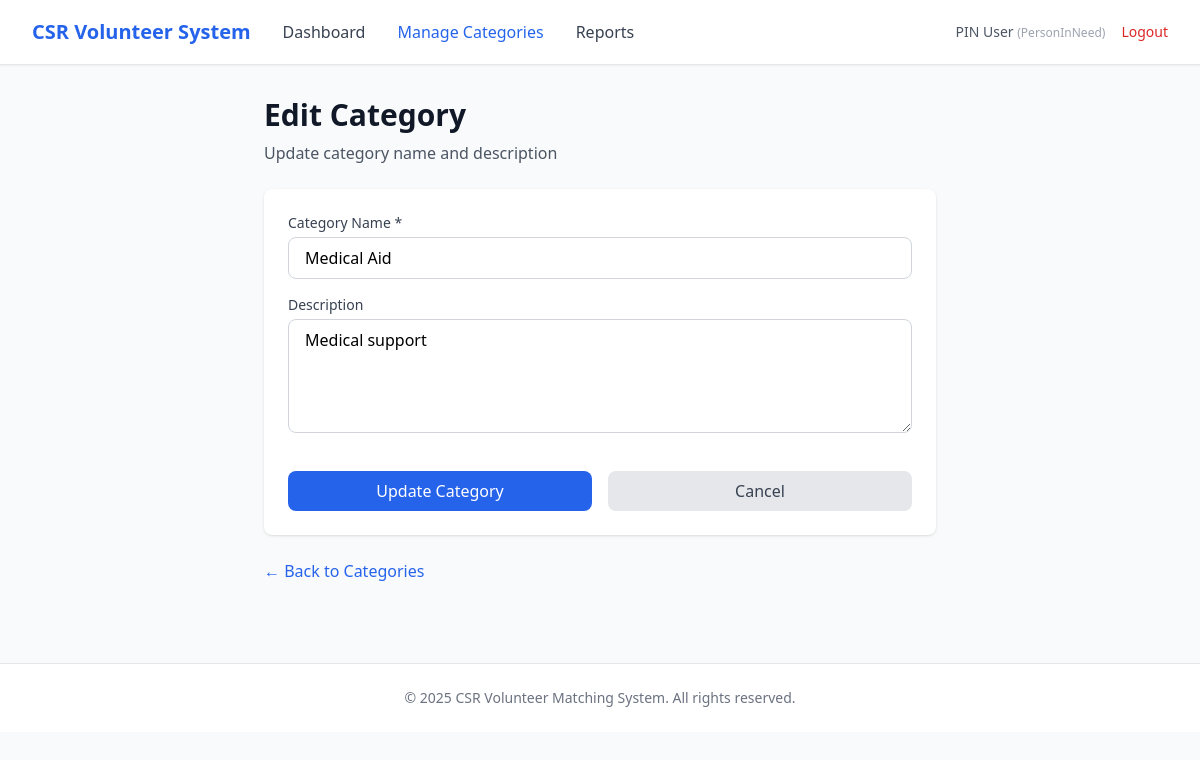
The app's page /pm/categories/2/edit (signed in) with its own data.
### app/entity/user_account.py (models this page shows, shortened)
class UserAccount(UserMixin, db.Model):
    __tablename__ = "user_accounts"
    userID = db.Column(db.Integer, primary_key=True, autoincrement=True)  # explicit auto increment
    name = db.Column(db.String(100), nullable=False)
    email = db.Column(db.String(120), nullable=False, unique=True, index=True)
    _password = db.Column("password", db.String(255), nullable=False)
    age = db.Column(db.Integer)
    phoneNumber = db.Column(db.String(20))
    isActive = db.Column(db.Boolean, default=True)
    profileID = db.Column(db.Integer, db.ForeignKey("user_profiles.profileID"), nullable=False)
    profile = db.relationship("UserProfile", back_populates="users", lazy=True)
    @property
    def password(self):
        raise AttributeError("Password is write-only.")
    @password.setter
    def password(self, raw):
        self._password = generate_password_hash(raw)

### app/entity/user_profile.py (models this page shows)
class UserProfile(db.Model):
    __tablename__ = "user_profiles"
    profileID   = db.Column(db.Integer, primary_key=True, autoincrement=True)  # explicit auto increment
    profileName = db.Column(db.String(50), nullable=False, unique=True)
    description = db.Column(db.String(255))
    isActive    = db.Column(db.Boolean, default=True)
    users = db.relationship("UserAccount", back_populates="profile", lazy=True)

### app/entity/category.py (models this page shows)
class Category(db.Model):
    __tablename__ = "categories"
    categoryID   = db.Column(db.Integer, primary_key=True)
    categoryName = db.Column(db.String(100), nullable=False, unique=True)
    description  = db.Column(db.String(255))
    isActive     = db.Column(db.Boolean, default=True)
    requests = db.relationship("Request", back_populates="category", lazy=True)

### app/boundary/routes.py (the view, shortened to what this page needs)
@boundary_bp.route("/pm/categories/<int:category_id>/edit", methods=["GET", "POST"])
@login_required
def pm_edit_category(category_id):
    from app.entity.category import Category
    cat = Category.query.get(category_id)
    if not cat:
        raise NotFound("Category not found.")
    return render_template("pm/edit_category.html", category=cat)

### app/entity/user_account.py (called while the page is built)
@login_manager.user_loader
def load_user(user_id):
    return UserAccount.query.get(int(user_id))

### app/templates/pm/edit_category.html (shortened to what this page needs)
{% extends "base.html" %}
{% block nav_links %}
<a href="{{ url_for('boundary.pm_dashboard') }}" class="text-gray-700 hover:text-primary">Dashboard</a>
<a href="{{ url_for('boundary.pm_categories') }}" class="text-primary font-medium">Manage Categories</a>
<a href="{{ url_for('boundary.pm_reports') }}" class="text-gray-700 hover:text-primary">Reports</a>
{% endblock %}
{% block content %}
<div class="max-w-2xl mx-auto">
    <div class="mb-6">
        <h1 class="text-3xl font-bold text-gray-900">Edit Category</h1>
        <p class="text-gray-600 mt-2">Update category name and description</p>
    </div>
    <div class="bg-white rounded-lg shadow p-6">
        <form method="POST" action="{{ url_for('boundary.pm_edit_category', category_id=category.categoryID) }}">
            <div class="space-y-4">
                <div>
                    <label for="category_name" class="block text-sm font-medium text-gray-700 mb-1">Category Name *</label>
                    <input type="text"
                           id="category_name"
                           name="category_name"
                           value="{{ category.categoryName }}"
                           required
                           class="w-full px-4 py-2 border border-gray-300 rounded-lg focus:ring-2 focus:ring-primary focus:border-transparent">
                </div>
                <div>
                    <label for="description" class="block text-sm font-medium text-gray-700 mb-1">Description</label>
                    <textarea id="description"
                              name="description"
                              rows="4"
                              class="w-full px-4 py-2 border border-gray-300 rounded-lg focus:ring-2 focus:ring-primary focus:border-transparent">{{ category.description or '' }}</textarea>
                </div>
                <div class="flex gap-4 pt-4">
                    <button type="submit"
                            class="flex-1 bg-primary text-white py-2 px-4 rounded-lg hover:bg-blue-700 transition">
                        Update Category
                    </button>
                    <a href="{{ url_for('boundary.pm_categories') }}"
                       class="flex-1 text-center bg-gray-200 text-gray-700 py-2 px-4 rounded-lg hover:bg-gray-300 transition">
                        Cancel
                    </a>
                </div>
            </div>
        </form>
    </div>
    <div class="mt-6">
        <a href="{{ url_for('boundary.pm_categories') }}" class="text-primary hover:text-blue-700">
            ← Back to Categories
        </a>
    </div>
</div>
{% endblock %}

### app/templates/base.html (shortened to what this page needs)
<!DOCTYPE html>
<html lang="en">
<head>
    <script src="https://cdn.tailwindcss.com"></script>
</head>
<body class="bg-gray-50 min-h-screen">
    {% if current_user.is_authenticated %}
    <nav class="bg-white shadow-sm border-b border-gray-200">
        <div class="max-w-7xl mx-auto px-4 sm:px-6 lg:px-8">
            <div class="flex justify-between items-center h-16">
                <div class="flex items-center gap-8">
                    <a href="{{ url_for('boundary.login') }}" class="text-xl font-bold text-primary">
                        CSR Volunteer System
                    </a>
                    {% block nav_links %}{% endblock %}
                </div>
                <div class="flex items-center gap-4">
                    <span class="text-sm text-gray-600">
                        {{ current_user.name }}
                        <span class="text-xs text-gray-400">({{ current_user.profile.profileName }})</span>
                    </span>
                    <a href="{{ url_for('boundary.logout') }}" class="text-sm text-red-600 hover:text-red-700">
                        Logout
                    </a>
                </div>
            </div>
        </div>
    </nav>
    {% endif %}
    <main class="max-w-7xl mx-auto px-4 sm:px-6 lg:px-8 py-8">
        {% block content %}{% endblock %}
    </main>
    <footer class="bg-white border-t border-gray-200 mt-12">
        <div class="max-w-7xl mx-auto px-4 sm:px-6 lg:px-8 py-6">
            <p class="text-center text-sm text-gray-500">
                &copy; 2025 CSR Volunteer Matching System. All rights reserved.
            </p>
        </div>
    </footer>
</body>
</html>

### records on screen
UserAccount: name "PIN User"
UserProfile: profile.profileName "PersonInNeed"
Category: category_name "Medical Aid", description "Medical support"
